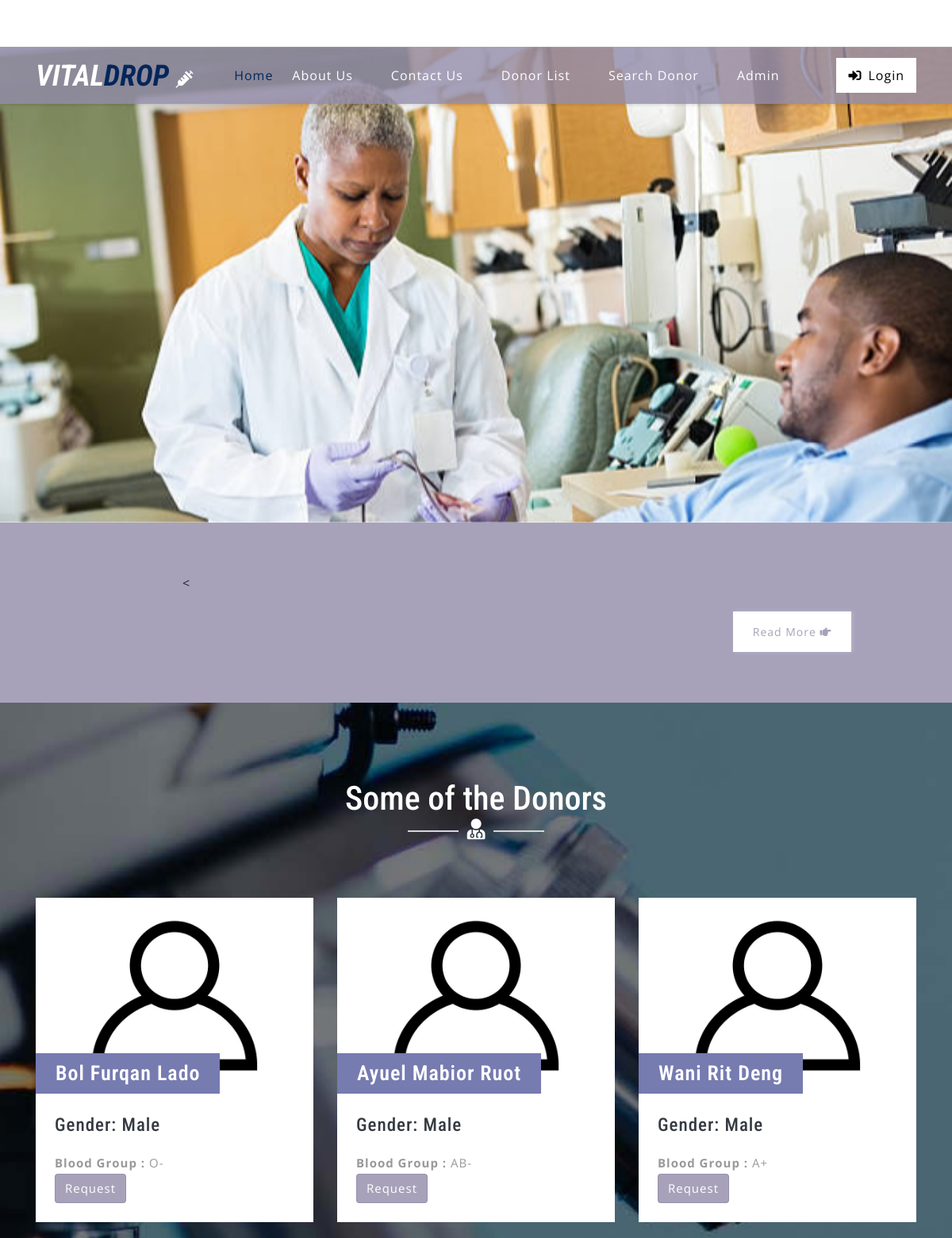
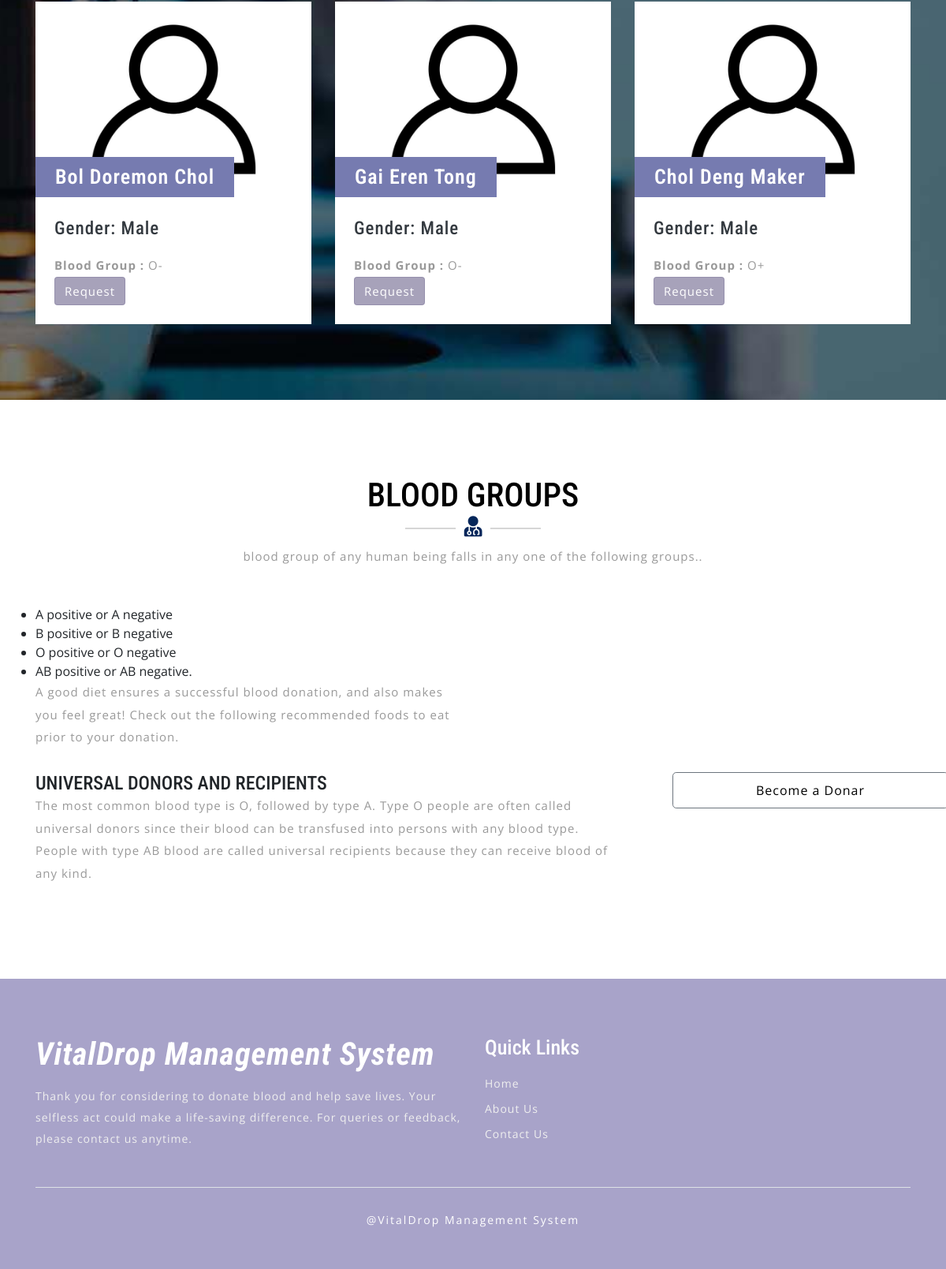
The page / on the database its author committed (2 pictures, top to bottom).
### tables this page shows
CREATE TABLE `tblcontactusinfo` (
  `id` int(11) NOT NULL,
  `Address` tinytext DEFAULT NULL,
  `EmailId` varchar(255) DEFAULT NULL,
  `ContactNo` char(11) DEFAULT NULL
);

CREATE TABLE `tblblooddonars` (
  `id` int(11) NOT NULL,
  `FullName` varchar(100) DEFAULT NULL,
  `MobileNumber` char(11) DEFAULT NULL,
  `EmailId` varchar(100) DEFAULT NULL,
  `Gender` varchar(20) DEFAULT NULL,
  `Age` int(11) DEFAULT NULL,
  `BloodGroup` varchar(20) DEFAULT NULL,
  `Address` varchar(255) DEFAULT NULL,
  `Message` mediumtext DEFAULT NULL,
  `PostingDate` timestamp NOT NULL DEFAULT current_timestamp(),
  `status` int(1) DEFAULT NULL,
  `Password` varchar(250) DEFAULT NULL
);

### index.php (the view, shortened to what this page needs)
<?php
include('includes/config.php');
?>
<!DOCTYPE html>
<html lang="zxx">
<head>
	<link rel="stylesheet" href="css/bootstrap.css">
	<link rel="stylesheet" href="css/style.css" type="text/css" media="all" />
	<link rel="stylesheet" href="css/fontawesome-all.css">
</head>
<body>
	<?php include('includes/header.php');?>
	<div class="slider">
		<div class="callbacks_container">
			<ul class="rslides callbacks callbacks1" id="slider4">
				<li>
					<div class="banner-top1">
						<div class="banner-info_agile_w3ls">
						</div>
					</div>
				</li>
			</ul>
		</div>
	</div>
	<div class="banner-bottom py-5">
		<div class="d-flex container py-xl-3 py-lg-3">
			<div class="banner-left-bottom-w3ls offset-lg-2 offset-md-1">
				<
			</div>
			<div class="button">
				<a href="about.php" class="w3ls-button-agile" style="background-color:white">Read More
					<i class="fas fa-hand-point-right"></i>
				</a>
			</div>
		</div>
	</div>
	<div class="blog-w3ls py-5" id="blog">
		<div class="container py-xl-5 py-lg-3">
			<div class="w3ls-titles text-center mb-5">
				<h3 class="title text-white">Some of the Donors</h3>
				<span>
					<i class="fas fa-user-md text-white"></i>
				</span>
			</div>
			<div class="row package-grids mt-5">
				<?php
$status=1;
$sql = "SELECT * from tblblooddonars where status=:status order by rand() limit 6";
$query = $dbh -> prepare($sql);
$query->bindParam(':status',$status,PDO::PARAM_STR);
$query->execute();
$results=$query->fetchAll(PDO::FETCH_OBJ);
if($query->rowCount() > 0)
{
foreach($results as $result)
{ ?>
				<div class="col-md-4 pricing" style="margin-top:2%;">
					<div class="price-top">
							<img src="images/blood-donor.jpg" alt="" class="img-fluid" />
						<h3><?php echo htmlentities($result->FullName);?>
						</h3>
					</div>
					<div class="price-bottom p-4">
						<h4 class="text-dark mb-3">Gender: <?php echo htmlentities($result->Gender);?></h4>
						<p class="card-text"><b>Blood Group :</b> <?php echo htmlentities($result->BloodGroup);?></p>
						<a class="btn btn-primary" style="color:#fff" href="contact-blood.php?cid=<?php echo $result->id;?>">Request</a>
					</div>
				</div><?php }} ?>
			</div>
		</div>
	</div>
	<div class="screen-w3ls py-5">
		<div class="container py-xl-5 py-lg-3">
			<div class="w3ls-titles text-center mb-5">
				<h3 class="title">BLOOD GROUPS</h3>
				<span>
					<i class="fas fa-user-md"></i>
				</span>
				<p class="mt-2">blood group of any human being falls in any one of the following groups..</p>
			</div>
			<div class="row">
            <div class="col-lg-6">
                <ul>
<li>A positive or A negative</li>
<li>B positive or B negative</li>
<li>O positive or O negative</li>
<li>AB positive or AB negative.</li>
                </ul>
                <p>A good diet  ensures  a successful blood donation, and also makes you feel great! Check out the following recommended foods to eat prior to your donation.</p>
            </div>
            <div class="col-lg-6">
            </div>
        </div>
        <div class="row mb-4">
            <div class="col-md-8">
            <h4 style="padding-top: 30px;">UNIVERSAL DONORS AND RECIPIENTS</h4>
                <p>
The most common blood type is O, followed by type A.
Type O people are often called universal donors since their blood can be transfused into persons with any blood type. People with type AB blood are called universal recipients because they can receive blood of any kind.</p>
            </div>
            <div class="col-md-4" style="padding-top: 30px;">
                <a class="btn btn-lg btn-secondary btn-block login-button ml-lg-5 mt-lg-0 mt-4 mb-lg-0 mb-3" data-toggle="modal" data-target="#exampleModalCenter1" href="donor-list.php" data-toggle="modal" data-target="#exampleModalCenter1"> Become a Donar</a>
            </div>
        </div>
		</div>
	</div>
	<?php include('includes/footer.php');?>
</body>
</html>

### includes/header.php (shortened to what this page needs)
<header>
    <div class="top-bar py-3">
        <div class="container">
            <div class="row">
                <div class="col-lg-7 top-social-agile">
                    <div class="row">
                        <?php
                        $sql = "SELECT * FROM tblcontactusinfo";
                        $query = $dbh->prepare($sql);
                        $query->execute();
                        $results = $query->fetchAll(PDO::FETCH_OBJ);
                        if($query->rowCount() > 0) {
                            foreach($results as $result) { ?>
                                <div class="col-6 header-top_w3layouts pl-3 text-lg-left text-center">
                                </div>
                            <?php }
                        } ?>
                    </div>
                </div>
                <div class="col-lg-5 top-social-agile text-lg-right text-center">
                    <div class="row">
                        <div class="col-lg-12 col-12 top-w3layouts">
                            <p class="text-white">
                                <i class="far fa-envelope-open mr-2"></i>
                                <a href="mailto:info@example.com" class="text-white">info@example.com</a>
                            </p>
                        </div>
                    </div>
                </div>
            </div>
        </div>
    </div>
</header>
<div id="home">
    <div class="main-top py-1">
        <nav class="navbar navbar-expand-lg navbar-light fixed-navi">
            <div class="container">
                <h1>
                    <a class="navbar-brand font-weight-bold font-italic" href="index.php">
                        <span>VITAL</span>DROP
                        <i class="fas fa-syringe"></i>
                    </a>
                </h1>
                <div class="collapse navbar-collapse text-center" id="navbarSupportedContent">
                    <ul class="navbar-nav ml-lg-auto">
                        <li class="nav-item active mt-lg-0 mt-3">
                            <a class="nav-link" href="index.php">Home</a>
                        </li>
                        <li class="nav-item mx-lg-4 my-lg-0 my-3">
                            <a class="nav-link" href="about.php">About Us</a>
                        </li>
                        <li class="nav-item mx-lg-4 my-lg-0 my-3">
                            <a class="nav-link" href="contact.php">Contact Us</a>
                        </li>
                        <li class="nav-item mx-lg-4 my-lg-0 my-3">
                            <a class="nav-link" href="donor-list.php">Donor List</a>
                        </li>
                        <li class="nav-item mx-lg-4 my-lg-0 my-3">
                            <a class="nav-link" href="search-donor.php">Search Donor</a>
                        </li>
                        <?php if(isset($_SESSION['bbdmsdid']) && strlen($_SESSION['bbdmsdid']) != 0) { ?>
                            <li class="nav-item dropdown">
                                <a class="nav-link dropdown-toggle" href="#" id="navbarDropdown" role="button" data-toggle="dropdown"
                                   aria-haspopup="true" aria-expanded="false">
                                    My Account
                                </a>
                                <div class="dropdown-menu" aria-labelledby="navbarDropdown">
                                    <a class="dropdown-item" href="profile.php">Profile</a>
                                    <div class="dropdown-divider"></div>
                                    <a class="dropdown-item" href="change-password.php">Change Password</a>
                                    <div class="dropdown-divider"></div>
                                    <a class="dropdown-item" href="request-received.php">Request Received</a>
                                    <div class="dropdown-divider"></div>
                                    <a class="dropdown-item" href="logout.php">Logout</a>
                                </div>
                            </li>
                        <?php } else { ?>
                            <li class="nav-item mx-lg-4 my-lg-0 my-3">
                                <a class="nav-link" href="admin/index.php">Admin</a>
                            </li>
                        </ul>
                        <a href="login.php" class="login-button ml-lg-5 mt-lg-0 mt-4 mb-lg-0 mb-3">
                            <i class="fas fa-sign-in-alt mr-2"></i>Login</a>
                        <?php } ?>
                </div>
            </div>
        </nav>
    </div>
</div>

### includes/footer.php
<footer>
    <div class="w3ls-footer-grids pt-sm-4 pt-3">
        <div class="container py-xl-5 py-lg-3">
            <div class="row">
                <div class="col-md-6 w3l-footer">
                    <h2 class="mb-sm-3 mb-2">
                        <a href="index.php" class="text-white font-italic font-weight-bold">
                            <span style="color:white">VitalDrop</span> Management System
                        </a>
                    </h2>
                    <p>
                        Thank you for considering to donate blood and help save lives.
                        Your selfless act could make a life-saving difference. For queries or feedback,
                        please contact us anytime.
                    </p>
                </div>
                <div class="col-md-6 w3l-footer">
                    <h3 class="mb-sm-3 mb-2 text-white">Quick Links</h3>
                    <div class="nav-w3-l">
                        <ul class="list-unstyled">
                            <li><a href="index.php">Home</a></li>
                            <li class="mt-2"><a href="about.php">About Us</a></li>
                            <li class="mt-2"><a href="contact.php">Contact Us</a></li>
                        </ul>
                    </div>
                </div>
            </div>
            <div class="border-top mt-5 pt-lg-4 pt-3 pb-lg-0 pb-3 text-center">
                <p class="copy-right-grids mt-lg-1">
                    @VitalDrop Management System
                </p>
            </div>
        </div>
    </div>
</footer>

### rows shown on the page
tblblooddonars: FullName "Bol Furqan Lado", Gender "Male", BloodGroup "O-"
tblblooddonars: FullName "Ayuel Mabior Ruot", Gender "Male", BloodGroup "AB-"
tblblooddonars: FullName "Wani Rit Deng", Gender "Male", BloodGroup "A+"
tblblooddonars: FullName "Bol Doremon Chol", Gender "Male", BloodGroup "O-"
tblblooddonars: FullName "Gai Eren Tong", Gender "Male", BloodGroup "O-"
tblblooddonars: FullName "Chol Deng Maker", Gender "Male", BloodGroup "O+"
